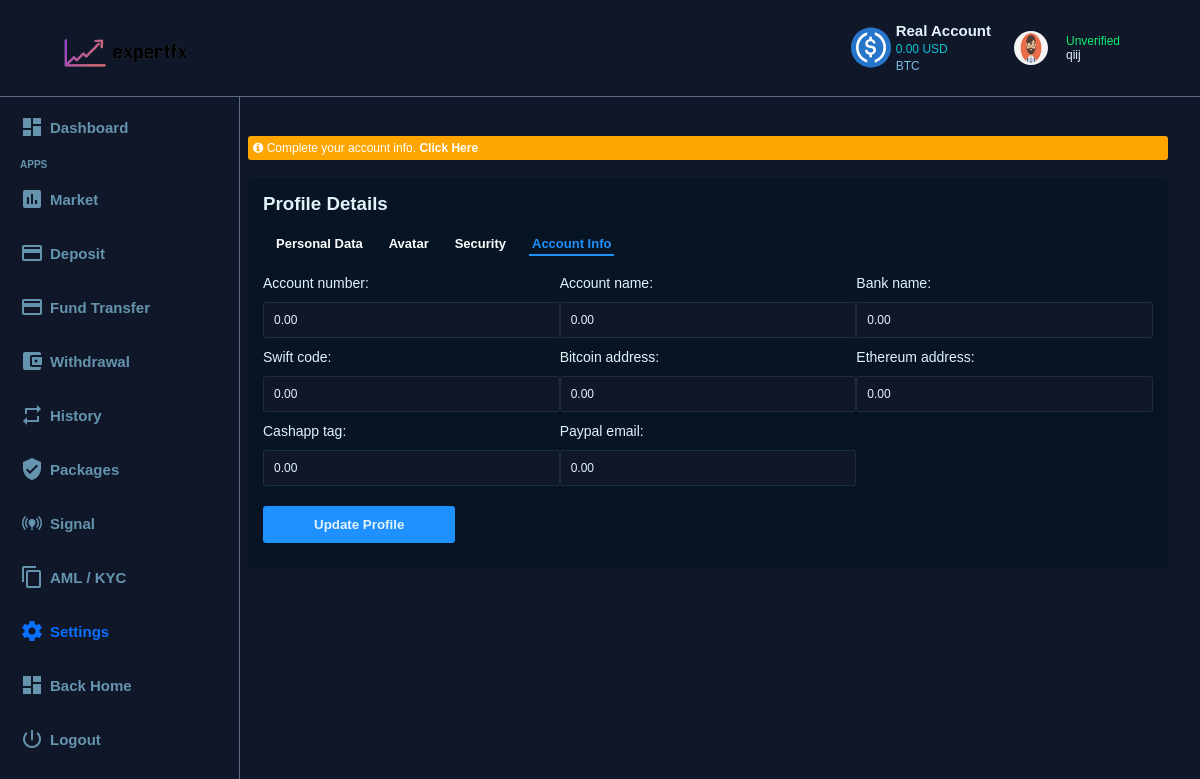
Screenshot of /withdrawal_info/ (signed in) with the database file from the repository.
### broker/models.py (models this page shows, shortened)
class Deposit (models.Model):
    user = models.OneToOneField (User, null = True, blank = True, on_delete = models.CASCADE)
    name = models.CharField (max_length = 200,  null = True)
    capital_balance = models.CharField (max_length = 200, default = "0.00",)
    btc = models.CharField (max_length = 200,  null = True, default = "0.00",)
    usd = models.CharField (max_length = 200, default = "0.00",)
    bonus_usd = models.CharField (max_length = 200, default = "0.00",)
    plan = models.CharField (max_length = 200, default = "Silver",)
    verify = models.CharField (max_length = 200, default = "Unverified",)
    currency = models.CharField (max_length = 200, default = "$",)

class Profile (models.Model):
    user = models.OneToOneField (User, null = True, blank = True, on_delete = models.CASCADE)
    name = models.CharField (max_length = 200,  null = True)
    profile_pic = models.ImageField (default = "avater.png", null = True, blank = True)

class Account (models.Model):
    user = models.OneToOneField (User, null = True, blank = True, on_delete = models.CASCADE)
    name = models.CharField (max_length = 200,  null = True)
    account_number = models.CharField (max_length = 200,  null = True, default = "0.00",)
    account_name = models.CharField (max_length = 200, default = "0.00",)
    bank_name = models.CharField (max_length = 200, default = "0.00",)
    swift_code = models.CharField (max_length = 200, default = "0.00",)
    bitcoin_address = models.CharField (max_length = 200,  null = True, default = "0.00",)
    ethereum_address = models.CharField (max_length = 200, default = "0.00",)
    cashapp_tag = models.CharField (max_length = 200, default = "0.00",)
    paypal_email = models.CharField (max_length = 200, default = "0.00",)

### broker/views.py (the view)
@login_required (login_url = "login")
def withdrawal_info(request):
    account = request.user.account
    form = AccountForm (instance = account)
    if request.method == 'POST':
        form = AccountForm (request.POST, request.FILES, instance = account)
        if form.is_valid ():
            form.save ()
    context = {'form': form}
    return render (request, "broker/withdrawal-info.html", context)

### broker/forms.py
class AccountForm (ModelForm):
    class Meta:
        model = Account
        fields = '__all__'
        exclude = ['user', 'name']

### broker/templates/broker/withdrawal-info.html (shortened to what this page needs)
<!DOCTYPE html>
{% load static %}
{%  block content %}
<html lang="en">
<head>
    <link rel="stylesheet" href="{% static 'css/font-awesome.min.css' %}">
    <link rel="stylesheet" href="{% static 'css/dashboard.css' %}">
    <link rel="stylesheet" href="{% static 'css/jquery-select7.css' %}">
</head>
<body>
    <nav>
        <article>
            <ul>
                <li><img src="{% static 'images/maillertag1678691629.png' %}" width="130px"></li>
                <li style="display: flex; justify-content: space-between; align-items: center;">
                    <article style="display: flex; padding: 5px;">
                        <img src="{% static 'images/dollar-sign.svg' %}" width="40px" style="margin-right: 5px;">
                        <div style="font-size: 15px;">
                            <b style='color: var(--text-color)'>Real Account</b><br>
                            <span style="font-size: 12px; color: #0BC2D2;">{{request.user.deposit.usd}} USD</span><br>
                            <span style="font-size: 12px; color: #7CBBE3;"> BTC <br>
                        </div>
                    </article>
                    <article style="margin: 0 10px;" id='dropdown-btn'>
                        <div style="display: flex; justify-content: space-between; align-items: center;">
                            <button style='overflow:hidden; width: 50px; height: 50px; border: 1px solid transparent'><img src="{{request.user.profile.profile_pic.url}}" width="100%" height='100%' style='border-radius: 50%'></button>
                            <span style="font-size: 12px; margin: 0 10px;">
                                <span style="color: #0fec73;">{{request.user.deposit.verify}}</span><br>
                                <span style="color: var(--text-color);">{{user.username}}</span>
                            </span>
                        </div>
                    </article>
                </li>
            </ul>
        </article>
    </nav>
    <br><br>
    <br><br>
    <div class="side-panel-left" style="padding: 10px;">
        <ul>
<br>
<a href="{% url 'dashboard' %}"><li class=""><i class="material-icons">dashboard</i> Dashboard</li></a>
<span style="font-size: 10px; font-weight: bold; padding: 0 10px; color: #6494AE;">APPS</span>
<a href="{% url 'market' %}"><li class=""><i class="material-icons">insert_chart</i> Market</li></a>
<a href="{% url 'deposit' %}"><li class=""><i class="material-icons"> credit_card</i> Deposit</li></a>
<a href="{% url 'fund-transfer' %}"><li class=""><i class="material-icons"> credit_card</i> Fund Transfer</li></a>
<a href="{% url 'withdrawal' %}"><li class=""><i class="material-icons">account_balance_wallet</i> Withdrawal </li></a>
<a href="{% url 'trade-history' %}"><li class=""><i class="material-icons">repeat</i> History </li></a>
<a href="{% url 'crypto' %}"><li class=""><i class="material-icons">verified_user</i> Packages</li></a>
<a href="{% url 'signal' %}"><li class=""><i class="material-icons">online_prediction</i> Signal</li></a>
<a href="{% url 'kyc' %}"><li class=""><i class="material-icons">content_copy</i> AML / KYC</li></a>
<a href="{% url 'settings' %}"><li class="active"><i class="material-icons">settings</i> Settings</li></a>
 <a href="{% url 'dashboard' %}"><li class=""><i class="material-icons">dashboard</i> Back Home</li></a>
<a href="{% url 'logout' %}"><li><i class="material-icons">power_settings_new</i> Logout</li></a>
    </ul>
        <br><br><br><br><br><br>
    </div>
    <div class="fixed-width"><br><br><br>
    <div style='padding: 5px; background: orange; font-size: 12px; border-radius: 3px;'><i class='fa fa-info-circle'></i> Complete your account info. <a href="{% url 'withdrawal-info' %}" style='color: white'><b>Click Here</b></a></div><br>
 <div class="container">
        <h3>Profile Details</h3><br>
        <ul id='item-list'>
            <a href="{% url 'settings' %}"><li>Personal Data</li></a>
            <a href="{% url 'change-avatar' %}"><li>Avatar</li></a>
            <a href="{% url 'change-password' %}"><li>Security</li></a>
            <a href="{% url 'withdrawal-info' %}"><li class='active-list'>Account Info</li></a>
        </ul><br>
                <form action="" method="POST">
            <div class="input-grid">
                {{form.as_p}}
            </div>
        <button type='submit' name='submit'>Update Profile</button>
        </form>
       </div>
 </div>
 <br><br><br>
</body>
{%  endblock content %}
</html>

### static/css/dashboard.css (style rules this page uses)
* { margin: 0; padding: 0; box-sizing: border-box; font-family: sans-serif; outline: 2px solid transparent; }
:root { --primary: #101729; --primary-two: #162133; --active: #0971fe; --hover: #2d424d86; --dark: #020818; --text: #6494AE; --dark-blue: #031422c5; --text-color: #e3f3fa; --drop-down: #020818; --modal: #031422; }
ul { list-style-type: none; }
a { text-decoration: none; }
html { scroll-behavior: smooth; background: var(--primary); color: white; }
nav { background: var(--primary); position: fixed; top: 0; left: 0; width: 100%; z-index: 999; border-bottom: 1px solid #bbd8ff70; }
nav ul { display: flex; justify-content: space-between; align-items: center; padding: 10px 5%; }
nav ul li button { padding: 7px; background: transparent; border-radius: 5px; border: 2px solid #09a54f; color: #0fec73; }
nav article:nth-child(2) { display: none; }
.side-panel-left { width: 250px; border-right: 1px solid #bbd8ff70; position: fixed; overflow-y: scroll; height: 100%; display: none; z-index: 2; background-color: var(--primary); }
.side-panel-left ul li { color: var(--text); padding: 15px 10px; display: flex; align-items: center; font-weight: bold; font-size: 15px; }
.side-panel-left ul li i { margin-right: 6px; }
.active { color: var(--active) !important; }
.fixed-width { padding: 10px 20px; border-radius: 5px; }
@media screen and (min-width: 768px) { .fixed-width { width: 68%; margin: 0 1%; } }
@media screen and (min-width: 1200px) { .fixed-width { width: 60%; transform: translateX(-50%); margin: 0 50%; } }
@media screen and (min-width: 1200px) { .side-panel-left { width: 20%; display: block; } }
@media screen and (min-width: 1200px) { nav article:nth-child(2) { display: block; } }
@media screen and (min-width: 1200px) { nav article:nth-child(1) { display: none; } }

### broker/templates/broker/withdrawal-info.html (style rules this page uses)
.container { padding: 15px; background: var(--dark-blue); border-radius: 5px; color: var(--text-color); }
.container button { padding: 10px 50px; border: 1px solid transparent; background: dodgerblue; color: var(--text-color); margin: 10px 0; border-radius: 3px; font-weight: bold; }
form input, form select { padding: 10px; border-radius: 3px; border: 1px solid var(--hover); display: block; width: 100%; background: var(--primary); color: var(--text-color); margin: 10px 0; font-size: 12px; }
form label { margin: 20px 0; font-size: 14px; color: var(--text-color); }
form button { background: dodgerblue; padding: 9px 15px; display: flex; align-items: center; color: white; border: 1px solid dodgerblue; border-radius: 3px; margin: 5px 0; }
#item-list { display: flex; font-weight: bold; }
#item-list li { margin: 0 10px; padding: 3px; font-size: 13px; color: white; text-decoration: none; }
#item-list .active-list { color: dodgerblue; border-bottom: 2px solid dodgerblue; }
@media screen and (min-width: 768px) { .input-grid { display: grid; grid-template-columns: 1fr 1fr; } }
@media screen and (min-width: 768px) { .input-grid:nth-child(2), .input-grid:nth-child(3) { display: grid; grid-template-columns: 1fr 1fr 1fr; } }
@media screen and (min-width: 768px) { .fixed-width { width: 100%; margin: 0 0%; } }
@media screen and (min-width: 1200px) { .fixed-width { width: 80%; transform: translateX(5%); margin: 0 15%; } }
@media screen and (min-width: 1200px) { .side-panel-left { width: 20%; display: block; } }

### rows the page displays
Account: account_number "0.00", account_name "0.00", bank_name "0.00", swift_code "0.00", bitcoin_address "0.00", ethereum_address "0.00", cashapp_tag "0.00", paypal_email "0.00"

### other values shown
{{ request.user.deposit.usd }} "0.00"
{{ request.user.deposit.verify }} "Unverified"
{{ user.username }} "qiij"
